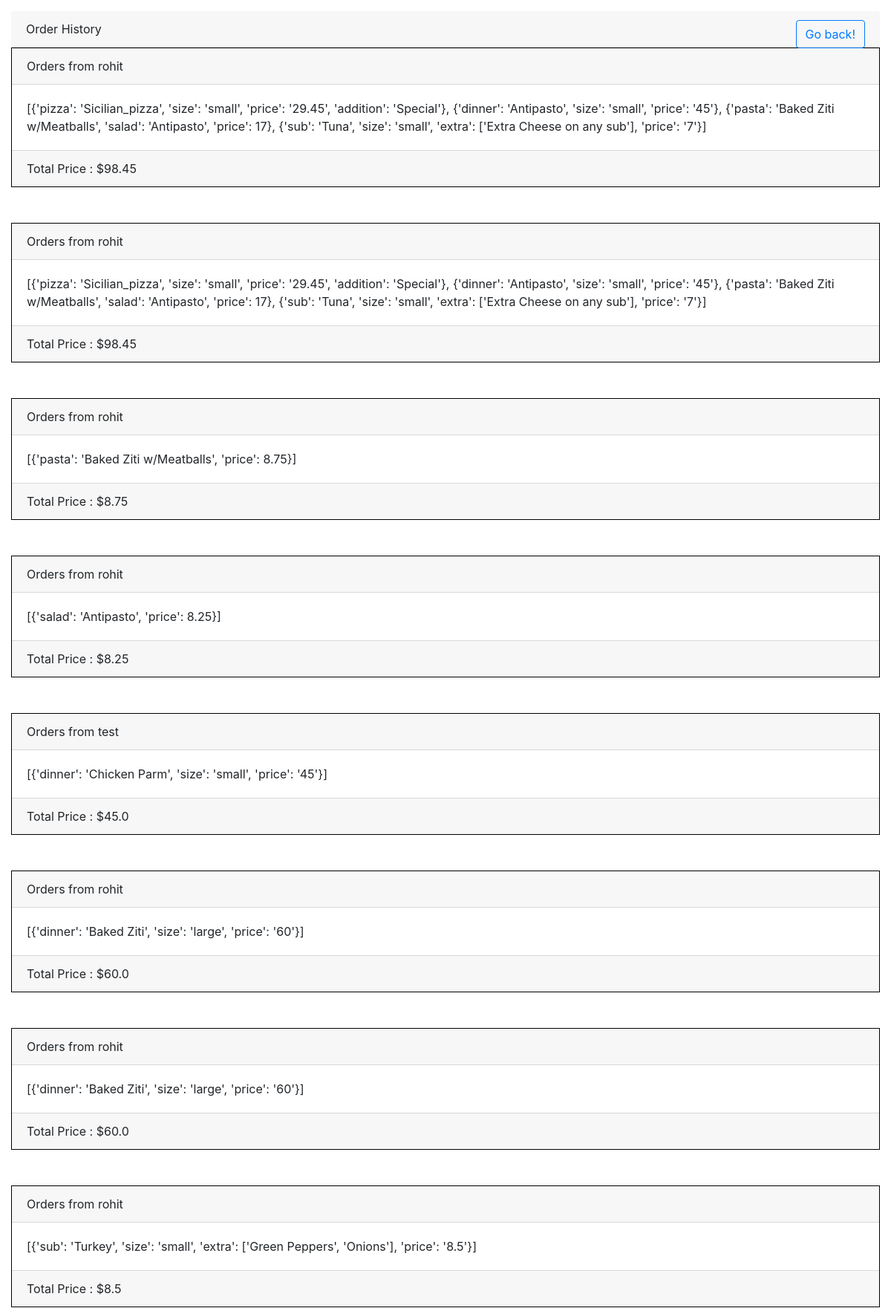
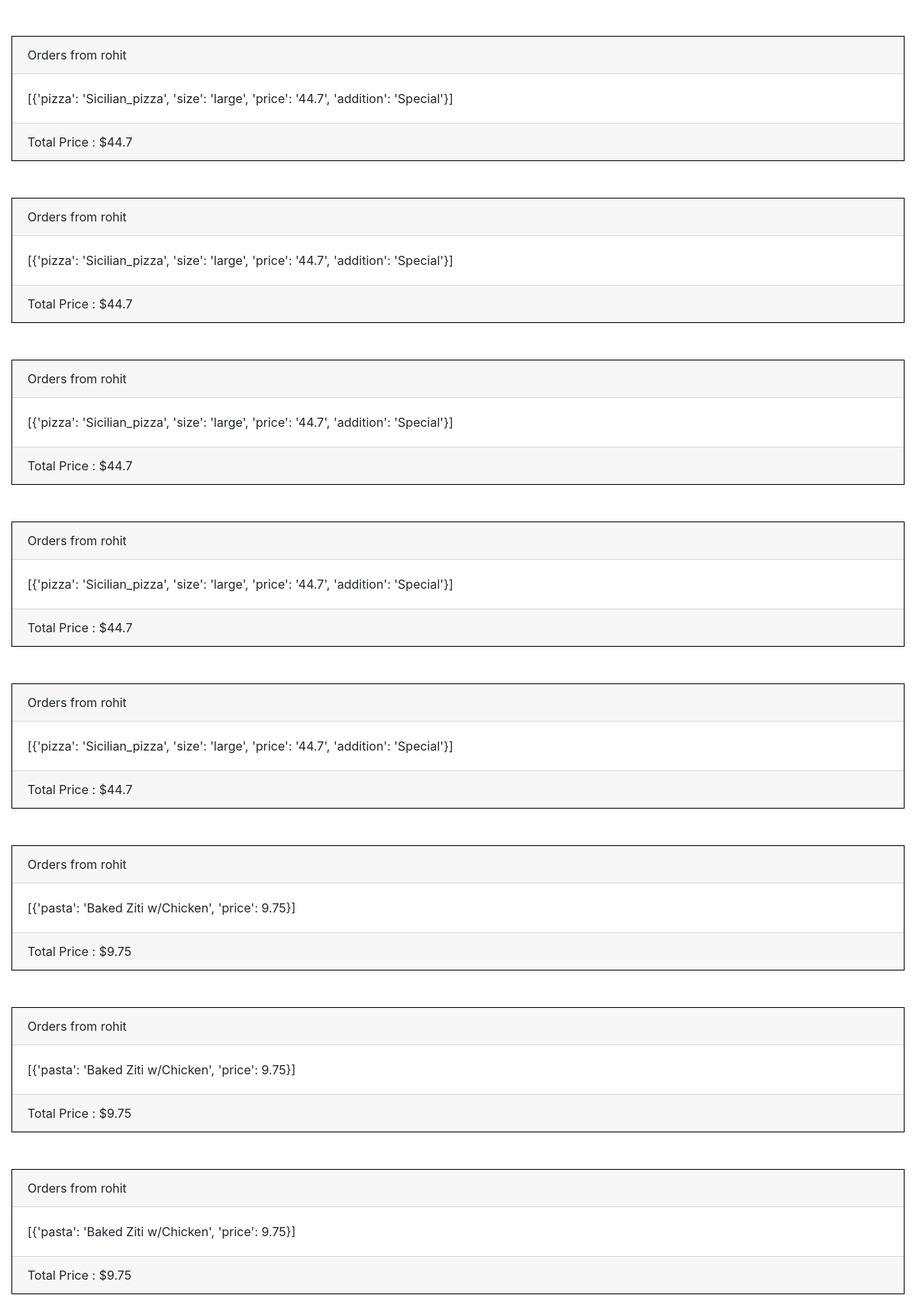
/placeorder (signed in, upper part), run on the app's committed database (2 pictures, top to bottom).
### orders/models.py (models this page shows)
class PlaceOrder(models.Model):
    item = models.TextField()
    price = models.FloatField(max_length=5)
    user = models.CharField(max_length=50)

### orders/views.py (the view)
# urls.py: path("placeorder", views.placeorder, name="placeorder"),
def placeorder(request):
    if not (request.user.is_superuser):
        raise Http404()
    orders = list(PlaceOrder.objects.all())
    return render(request, "orders/placeorder.html", {"orders": orders})

### orders/templates/orders/placeorder.html (shortened to what this page needs)
{% extends 'orders/base.html' %}
{% block head %}
{% load static %}
<link rel="stylesheet" href="https://maxcdn.bootstrapcdn.com/bootstrap/4.1.3/css/bootstrap.min.css">
{% endblock %}
{% block body %}
<div class="card-header">
<span>Order History</span>
<form style="float:right;margin-left:2%" action="{% url 'index' %}" method="post">
<button style="float:left;"  class="btn btn-outline-primary">Go back!</button>
</form>
</div>
{% for i in orders %}
<div class="body" style="border:1px solid black;">
<div class="card-header">
Orders from {{ i.user }}
</div>
<div class="card-body">
{{ i.item }}
</div>
<div class="card-footer">
Total Price : ${{ i.price }}
</div>
</div>
<br><br>
{% endfor %}
{% endblock %}

### data on the page
PlaceOrder: user "rohit", item "[{'pizza': 'Sicilian_pizza', 'size': 'small', 'price': '29.45', 'addition': 'Special'}, {'dinner': 'Antipasto', 'size': 'small', 'price': '45'}, {'pasta': 'Baked Ziti w/Meatballs', 'salad': 'Antipasto', 'price': 17}, {'sub': 'Tuna', 'size': 'small', 'extra': ['Extra Cheese on any sub'], 'price': '7'}]", price "98.45"
PlaceOrder: user "rohit", item "[{'pizza': 'Sicilian_pizza', 'size': 'small', 'price': '29.45', 'addition': 'Special'}, {'dinner': 'Antipasto', 'size': 'small', 'price': '45'}, {'pasta': 'Baked Ziti w/Meatballs', 'salad': 'Antipasto', 'price': 17}, {'sub': 'Tuna', 'size': 'small', 'extra': ['Extra Cheese on any sub'], 'price': '7'}]", price "98.45"
PlaceOrder: user "rohit", item "[{'pasta': 'Baked Ziti w/Meatballs', 'price': 8.75}]", price "8.75"
PlaceOrder: user "rohit", item "[{'salad': 'Antipasto', 'price': 8.25}]", price "8.25"
PlaceOrder: user "test", item "[{'dinner': 'Chicken Parm', 'size': 'small', 'price': '45'}]", price "45.0"
PlaceOrder: user "rohit", item "[{'dinner': 'Baked Ziti', 'size': 'large', 'price': '60'}]", price "60.0"
PlaceOrder: user "rohit", item "[{'dinner': 'Baked Ziti', 'size': 'large', 'price': '60'}]", price "60.0"
PlaceOrder: user "rohit", item "[{'sub': 'Turkey', 'size': 'small', 'extra': ['Green Peppers', 'Onions'], 'price': '8.5'}]", price "8.5"
PlaceOrder: user "rohit", item "[{'pizza': 'Sicilian_pizza', 'size': 'large', 'price': '44.7', 'addition': 'Special'}]", price "44.7"
PlaceOrder: user "rohit", item "[{'pizza': 'Sicilian_pizza', 'size': 'large', 'price': '44.7', 'addition': 'Special'}]", price "44.7"
PlaceOrder: user "rohit", item "[{'pizza': 'Sicilian_pizza', 'size': 'large', 'price': '44.7', 'addition': 'Special'}]", price "44.7"
PlaceOrder: user "rohit", item "[{'pizza': 'Sicilian_pizza', 'size': 'large', 'price': '44.7', 'addition': 'Special'}]", price "44.7"
PlaceOrder: user "rohit", item "[{'pizza': 'Sicilian_pizza', 'size': 'large', 'price': '44.7', 'addition': 'Special'}]", price "44.7"
PlaceOrder: user "rohit", item "[{'pasta': 'Baked Ziti w/Chicken', 'price': 9.75}]", price "9.75"
PlaceOrder: user "rohit", item "[{'pasta': 'Baked Ziti w/Chicken', 'price': 9.75}]", price "9.75"
PlaceOrder: user "rohit", item "[{'pasta': 'Baked Ziti w/Chicken', 'price': 9.75}]", price "9.75"
